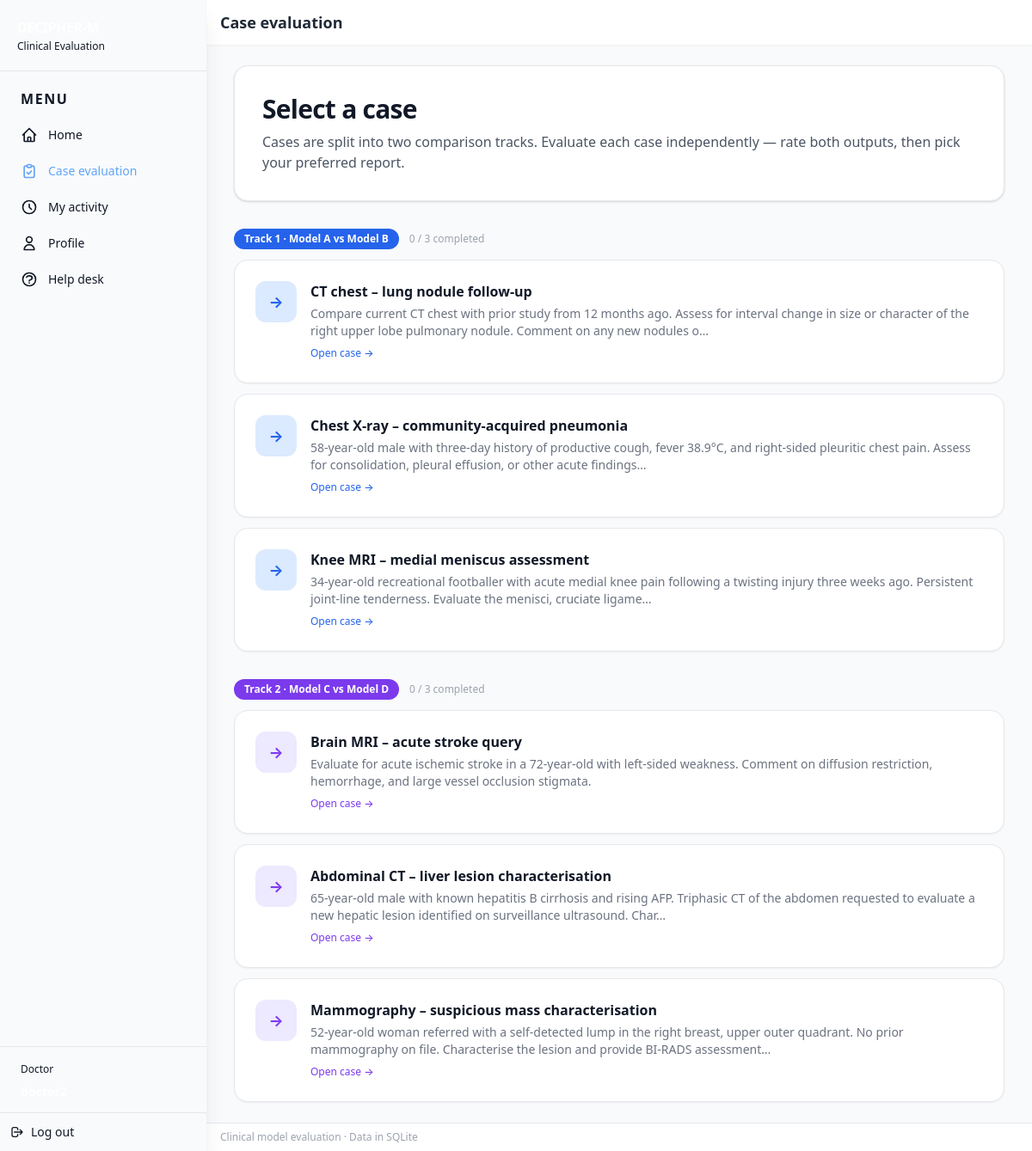
/evaluation (signed in), run on the app's committed database.
### app/models.py (models this page shows)
class User(SQLModel, table=True):
    __tablename__ = "users"
    id: Optional[int] = Field(default=None, primary_key=True)
    username: str = Field(unique=True)
    password_hash: str = Field()
    role: str = Field()  # "doctor" | "admin"
    full_name: Optional[str] = Field(default=None)
    email: Optional[str] = Field(default=None)
    institution: Optional[str] = Field(default=None)
    notes: Optional[str] = Field(default=None)
    created_at: datetime = Field(default_factory=datetime.utcnow)

class Case(SQLModel, table=True):
    id: Optional[int] = Field(default=None, primary_key=True)
    title: str
    clinical_prompt: str = Field(default="")
    modality: str = "text+image"
    outputs: list["ModelOutput"] = Relationship(back_populates="case")

### app/main.py (the view)
@app.get("/evaluation", response_class=HTMLResponse)
def evaluation_list(request: Request, session: SessionDep):
    user = get_current_user(request, session)
    if user is None:
        return RedirectResponse(url="/login?role=doctor", status_code=302)
    completed_cases = request.session.get("completed_cases", [])
    batch_ids: list[int] | None = request.session.get("session_batch_ids")
    if batch_ids is None:
        from .seed import SEED_CASE_COUNT
        template_cases = session.exec(select(Case).order_by(Case.id).limit(SEED_CASE_COUNT)).all()
        batch_ids = [c.id for c in template_cases]
        request.session["session_batch_ids"] = batch_ids
    if batch_ids and all(cid in completed_cases for cid in batch_ids):
        current_round = request.session.get("eval_round", 1)
        new_cases = _generate_new_round(session, current_round + 1)
        request.session["eval_round"] = current_round + 1
        batch_ids = [c.id for c in new_cases]
        request.session["session_batch_ids"] = batch_ids
    cases = (
        session.exec(select(Case).where(Case.id.in_(batch_ids)).order_by(Case.id)).all()
        if batch_ids else []
    )
    round_num = request.session.get("eval_round", 1)
    group_ab: list[dict] = []
    group_cd: list[dict] = []
    for c in cases:
        model_names = {
            o.model_name
            for o in session.exec(select(ModelOutput).where(ModelOutput.case_id == c.id)).all()
        }
        item = {"case": c, "completed": c.id in completed_cases}
        if model_names & {"Model A", "Model B"}:
            group_ab.append(item)
        else:
            group_cd.append(item)
    return templates.TemplateResponse(
        "evaluation_list.html",
        {
            "request": request,
            "current_user": user,
            "group_ab": group_ab,
            "group_cd": group_cd,
            "round_num": round_num,
        },
    )

### app/templates/evaluation_list.html (shortened to what this page needs)
{% extends "base.html" %}
{% block header_title %}Case evaluation{% endblock %}
{% macro case_card(item, accent) %}
{% set c = item.case %}
{% set done = item.completed %}
<a href="/evaluation/cases/{{ c.id }}" class="group block rounded-2xl border shadow-sm transition-all overflow-hidden
  {% if done %}bg-gray-50 border-gray-200 opacity-70 hover:opacity-90
  {% elif accent == 'blue' %}bg-white border-gray-200 hover:shadow-lg hover:border-blue-300
  {% else %}bg-white border-gray-200 hover:shadow-lg hover:border-purple-300{% endif %}">
  <div class="p-5 md:p-6 flex items-start gap-4">
    <span class="flex-shrink-0 w-12 h-12 rounded-xl flex items-center justify-center font-bold text-lg transition-colors
      {% if done %}bg-emerald-100 text-emerald-600
      {% elif accent == 'blue' %}bg-blue-100 text-blue-600 group-hover:bg-blue-200
      {% else %}bg-purple-100 text-purple-600 group-hover:bg-purple-200{% endif %}">
      {% if done %}✓{% else %}→{% endif %}
    </span>
    <div class="min-w-0 flex-1">
      <div class="flex items-center gap-2 flex-wrap">
        <h3 class="text-base font-semibold {% if done %}text-gray-400{% elif accent == 'blue' %}text-gray-900 group-hover:text-blue-700{% else %}text-gray-900 group-hover:text-purple-700{% endif %} transition-colors">
          {{ c.title }}
        </h3>
      </div>
      <p class="text-sm text-gray-500 mt-1">
        {{ (c.clinical_prompt or '')[:180] }}{% if (c.clinical_prompt or '')|length > 180 %}…{% endif %}
      </p>
      {% if not done %}
      <span class="inline-flex items-center gap-1 mt-2 text-xs font-medium
        {% if accent == 'blue' %}text-blue-600 group-hover:text-blue-700{% else %}text-purple-600 group-hover:text-purple-700{% endif %}">
        Open case →
      </span>
      {% endif %}
    </div>
  </div>
</a>
{% endmacro %}
{% block content %}
<div class="max-w-4xl mx-auto space-y-8">
  <div class="bg-white rounded-2xl shadow border border-gray-200 p-6 md:p-8">
    <div class="flex items-center justify-between mb-2">
      <h2 class="text-2xl md:text-3xl font-bold tracking-tight text-gray-900">Select a case</h2>
    </div>
    <p class="text-gray-600 text-sm md:text-base">
      Cases are split into two comparison tracks. Evaluate each case independently — rate both outputs, then pick your preferred report.
    </p>
  </div>
  {% if group_ab %}
  <section>
    <div class="flex items-center gap-3 mb-3">
      <span class="inline-flex items-center gap-2 px-3 py-1 rounded-full text-xs font-bold bg-blue-600 text-white">
        Track 1 · Model A vs Model B
      </span>
      <span class="text-xs text-gray-400">{{ group_ab | selectattr('completed') | list | length }} / {{ group_ab | length }} completed</span>
    </div>
    <div class="grid gap-3">
      {% for item in group_ab %}
        {{ case_card(item, 'blue') }}
      {% endfor %}
    </div>
  </section>
  {% endif %}
  {% if group_cd %}
  <section>
    <div class="flex items-center gap-3 mb-3">
      <span class="inline-flex items-center gap-2 px-3 py-1 rounded-full text-xs font-bold bg-purple-600 text-white">
        Track 2 · Model C vs Model D
      </span>
      <span class="text-xs text-gray-400">{{ group_cd | selectattr('completed') | list | length }} / {{ group_cd | length }} completed</span>
    </div>
    <div class="grid gap-3">
      {% for item in group_cd %}
        {{ case_card(item, 'purple') }}
      {% endfor %}
    </div>
  </section>
  {% endif %}
</div>
{% endblock %}

### app/templates/base.html (shortened to what this page needs)
<!DOCTYPE html>
<html lang="en">
  <head>
    <link
      href="https://cdn.jsdelivr.net/npm/tailwindcss@2.2.19/dist/tailwind.min.css"
      rel="stylesheet"
    />
    <link rel="stylesheet" href="/static/styles.css" />
  </head>
  <body class="bg-gray-50 text-gray-900">
    <div class="min-h-screen flex">
      {% if current_user is defined and current_user %}
      <aside class="w-60 min-h-screen sticky top-0 bg-slate-900 text-slate-100 flex-shrink-0 flex flex-col shadow-xl">
        <div class="p-5 border-b border-slate-700/80">
          <h1 class="font-bold text-base tracking-tight text-white">DECIPHER-M</h1>
          <p class="text-xs text-slate-400 mt-0.5">Clinical Evaluation</p>
        </div>
        <nav class="p-3 flex-1 space-y-0.5">
          <p class="px-3 py-2 text-[11px] font-semibold text-slate-500 uppercase tracking-widest">Menu</p>
          {% if current_user.role == 'admin' %}
          <a href="/admin" class="flex items-center gap-3 px-3 py-2.5 rounded-lg text-sm font-medium transition-colors {% if request.url.path == '/admin' %}bg-slate-800 text-blue-400{% else %}text-slate-300 hover:bg-slate-800 hover:text-blue-400{% endif %}"><svg class="w-5 h-5 flex-shrink-0" fill="none" stroke="currentColor" viewBox="0 0 24 24"><path stroke-linecap="round" stroke-linejoin="round" stroke-width="2" d="M4 6a2 2 0 012-2h2a2 2 0 012 2v2a2 2 0 01-2 2H6a2 2 0 01-2-2V6z"/><path stroke-linecap="round" stroke-linejoin="round" stroke-width="2" d="M14 6a2 2 0 012-2h2a2 2 0 012 2v2a2 2 0 01-2 2h-2a2 2 0 01-2-2V6z"/><path stroke-linecap="round" stroke-linejoin="round" stroke-width="2" d="M4 16a2 2 0 012-2h2a2 2 0 012 2v2a2 2 0 01-2 2H6a2 2 0 01-2-2v-2z"/><path stroke-linecap="round" stroke-linejoin="round" stroke-width="2" d="M14 16a2 2 0 012-2h2a2 2 0 012 2v2a2 2 0 01-2 2h-2a2 2 0 01-2-2v-2z"/></svg>Dashboard</a>
          <a href="/admin/progress" class="flex items-center gap-3 px-3 py-2.5 rounded-lg text-sm font-medium transition-colors {% if request.url.path == '/admin/progress' %}bg-slate-800 text-blue-400{% else %}text-slate-300 hover:bg-slate-800 hover:text-blue-400{% endif %}"><svg class="w-5 h-5 flex-shrink-0" fill="none" stroke="currentColor" viewBox="0 0 24 24"><path stroke-linecap="round" stroke-linejoin="round" stroke-width="2" d="M9 19v-6a2 2 0 00-2-2H5a2 2 0 00-2 2v6a2 2 0 002 2h2a2 2 0 002-2zm0 0V9a2 2 0 012-2h2a2 2 0 012 2v10m-6 0a2 2 0 002 2h2a2 2 0 002-2m0 0V5a2 2 0 012-2h2a2 2 0 012 2v14a2 2 0 01-2 2h-2a2 2 0 01-2-2z"/></svg>Progress</a>
          <a href="/admin/quality" class="flex items-center gap-3 px-3 py-2.5 rounded-lg text-sm font-medium transition-colors {% if request.url.path == '/admin/quality' %}bg-slate-800 text-blue-400{% else %}text-slate-300 hover:bg-slate-800 hover:text-blue-400{% endif %}"><svg class="w-5 h-5 flex-shrink-0" fill="none" stroke="currentColor" viewBox="0 0 24 24"><path stroke-linecap="round" stroke-linejoin="round" stroke-width="2" d="M9 12l2 2 4-4m6 2a9 9 0 11-18 0 9 9 0 0118 0z"/></svg>Data quality</a>
          <a href="/admin/agreement" class="flex items-center gap-3 px-3 py-2.5 rounded-lg text-sm font-medium transition-colors {% if request.url.path == '/admin/agreement' %}bg-slate-800 text-blue-400{% else %}text-slate-300 hover:bg-slate-800 hover:text-blue-400{% endif %}"><svg class="w-5 h-5 flex-shrink-0" fill="none" stroke="currentColor" viewBox="0 0 24 24"><path stroke-linecap="round" stroke-linejoin="round" stroke-width="2" d="M17 20h5v-2a3 3 0 00-5.356-1.857M17 20H7m10 0v-2c0-.656-.126-1.283-.356-1.857M7 20H2v-2a3 3 0 015.356-1.857M7 20v-2c0-.656.126-1.283.356-1.857m0 0a5.002 5.002 0 019.288 0M15 7a3 3 0 11-6 0 3 3 0 016 0zm6 3a2 2 0 11-4 0 2 2 0 014 0zM7 10a2 2 0 11-4 0 2 2 0 014 0z"/></svg>Agreement</a>
          <a href="/admin/roi" class="flex items-center gap-3 px-3 py-2.5 rounded-lg text-sm font-medium transition-colors {% if request.url.path == '/admin/roi' %}bg-slate-800 text-blue-400{% else %}text-slate-300 hover:bg-slate-800 hover:text-blue-400{% endif %}"><svg class="w-5 h-5 flex-shrink-0" fill="none" stroke="currentColor" viewBox="0 0 24 24"><path stroke-linecap="round" stroke-linejoin="round" stroke-width="2" d="M15.232 5.232l3.536 3.536m-2.036-5.036a2.5 2.5 0 113.536 3.536L6.5 21.036H3v-3.572L16.732 3.732z"/></svg>ROI overlap</a>
          <a href="/help/inbox" class="flex items-center gap-3 px-3 py-2.5 rounded-lg text-sm font-medium transition-colors {% if request.url.path.startswith('/help') %}bg-slate-800 text-blue-400{% else %}text-slate-300 hover:bg-slate-800 hover:text-blue-400{% endif %}"><svg class="w-5 h-5 flex-shrink-0" fill="none" stroke="currentColor" viewBox="0 0 24 24"><path stroke-linecap="round" stroke-linejoin="round" stroke-width="2" d="M8.228 9c.549-1.165 2.03-2 3.772-2 2.21 0 4 1.343 4 3 0 1.4-1.278 2.575-3.006 2.907-.542.104-.994.54-.994 1.093m0 3h.01M21 12a9 9 0 11-18 0 9 9 0 0118 0z"/></svg>Help desk</a>
          <a href="/admin/models" class="flex items-center gap-3 px-3 py-2.5 rounded-lg text-sm font-medium transition-colors {% if request.url.path == '/admin/models' %}bg-slate-800 text-blue-400{% else %}text-slate-300 hover:bg-slate-800 hover:text-blue-400{% endif %}"><svg class="w-5 h-5 flex-shrink-0" fill="none" stroke="currentColor" viewBox="0 0 24 24"><path stroke-linecap="round" stroke-linejoin="round" stroke-width="2" d="M20 7l-8 4-8-4m16 0l-8 4m8-4v10l-8 4m0-10L4 7m8 4v10M4 7v10l8 4"/></svg>Model management</a>
          {% else %}
          <a href="/home" class="flex items-center gap-3 px-3 py-2.5 rounded-lg text-sm font-medium transition-colors {% if request.url.path == '/home' %}bg-slate-800 text-blue-400{% else %}text-slate-300 hover:bg-slate-800 hover:text-blue-400{% endif %}"><svg class="w-5 h-5 flex-shrink-0" fill="none" stroke="currentColor" viewBox="0 0 24 24"><path stroke-linecap="round" stroke-linejoin="round" stroke-width="2" d="M3 12l2-2m0 0l7-7 7 7M5 10v10a1 1 0 001 1h3m10-11l2 2m-2-2v10a1 1 0 01-1 1h-3m-6 0a1 1 0 001-1v-4a1 1 0 011-1h2a1 1 0 011 1v4a1 1 0 001 1m-6 0h6"/></svg>Home</a>
          <a href="/evaluation" class="flex items-center gap-3 px-3 py-2.5 rounded-lg text-sm font-medium transition-colors {% if request.url.path.startswith('/evaluation') %}bg-slate-800 text-blue-400{% else %}text-slate-300 hover:bg-slate-800 hover:text-blue-400{% endif %}"><svg class="w-5 h-5 flex-shrink-0" fill="none" stroke="currentColor" viewBox="0 0 24 24"><path stroke-linecap="round" stroke-linejoin="round" stroke-width="2" d="M9 5H7a2 2 0 00-2 2v12a2 2 0 002 2h10a2 2 0 002-2V7a2 2 0 00-2-2h-2M9 5a2 2 0 002 2h2a2 2 0 002-2M9 5a2 2 0 012-2h2a2 2 0 012 2m-6 9l2 2 4-4"/></svg>Case evaluation</a>
          <a href="/activity" class="flex items-center gap-3 px-3 py-2.5 rounded-lg text-sm font-medium transition-colors {% if request.url.path == '/activity' %}bg-slate-800 text-blue-400{% else %}text-slate-300 hover:bg-slate-800 hover:text-blue-400{% endif %}"><svg class="w-5 h-5 flex-shrink-0" fill="none" stroke="currentColor" viewBox="0 0 24 24"><path stroke-linecap="round" stroke-linejoin="round" stroke-width="2" d="M12 8v4l3 3m6-3a9 9 0 11-18 0 9 9 0 0118 0z"/></svg>My activity</a>
          <a href="/profile" class="flex items-center gap-3 px-3 py-2.5 rounded-lg text-sm font-medium transition-colors {% if request.url.path == '/profile' %}bg-slate-800 text-blue-400{% else %}text-slate-300 hover:bg-slate-800 hover:text-blue-400{% endif %}"><svg class="w-5 h-5 flex-shrink-0" fill="none" stroke="currentColor" viewBox="0 0 24 24"><path stroke-linecap="round" stroke-linejoin="round" stroke-width="2" d="M16 7a4 4 0 11-8 0 4 4 0 018 0zM12 14a7 7 0 00-7 7h14a7 7 0 00-7-7z"/></svg>Profile</a>
          <a href="/help" class="flex items-center gap-3 px-3 py-2.5 rounded-lg text-sm font-medium transition-colors {% if request.url.path.startswith('/help') %}bg-slate-800 text-blue-400{% else %}text-slate-300 hover:bg-slate-800 hover:text-blue-400{% endif %}">Help desk</a>
          {% endif %}
        </nav>
        <div class="p-3 border-t border-slate-700/80">
          <p class="px-3 py-1.5 text-xs font-medium text-slate-500">{{ 'Admin' if current_user.role == 'admin' else 'Doctor' }}</p>
          <p class="px-3 py-0.5 text-sm font-semibold text-white">{{ current_user.username }}</p>
        </div>
        <a href="/logout" class="flex items-center gap-2 p-3 text-sm font-medium text-slate-400 hover:bg-slate-800 hover:text-blue-400 border-t border-slate-700/80 transition-colors"><svg class="w-4 h-4 flex-shrink-0" fill="none" stroke="currentColor" viewBox="0 0 24 24"><path stroke-linecap="round" stroke-linejoin="round" stroke-width="2" d="M17 16l4-4m0 0l-4-4m4 4H7m6 4v1a3 3 0 01-3 3H6a3 3 0 01-3-3V7a3 3 0 013-3h4a3 3 0 013 3v1"/></svg>Log out</a>
      </aside>
      {% endif %}
      <div class="flex-1 flex flex-col min-w-0">
        {% if current_user is defined and current_user %}
        <header class="bg-white shadow-sm py-3 px-4">
          <div class="max-w-5xl mx-auto flex items-center justify-between">
            <h2 class="text-lg font-semibold text-gray-800">{% block header_title %}Clinical Evaluation{% endblock %}</h2>
          </div>
        </header>
        {% endif %}
        <main class="flex-1 py-6 px-4 sm:px-6 lg:px-8">
          <div class="max-w-5xl mx-auto">
            {% block content %}{% endblock %}
          </div>
        </main>
        <footer class="bg-white border-t py-2 px-4 text-xs text-gray-400">
          Clinical model evaluation · Data in SQLite
        </footer>
      </div>
    </div>
  </body>
</html>

### app/static/styles.css (style rules this page uses)
body { -webkit-font-smoothing: antialiased; }

### data on the page
User: role "Doctor"
Case: title "CT chest – lung nodule follow-up", clinical_prompt "Compare current CT chest with prior study from 12 months ago. Assess for interval change in size or character of the right upper lobe pulmonary nodule. Comment on any new nodules o"
Case: title "Chest X-ray – community-acquired pneumonia", clinical_prompt "58-year-old male with three-day history of productive cough, fever 38.9°C, and right-sided pleuritic chest pain. Assess for consolidation, pleural effusion, or other acute findings"
Case: title "Knee MRI – medial meniscus assessment", clinical_prompt "34-year-old recreational footballer with acute medial knee pain following a twisting injury three weeks ago. Persistent joint-line tenderness. Evaluate the menisci, cruciate ligame"
Case: title "Brain MRI – acute stroke query", clinical_prompt "Evaluate for acute ischemic stroke in a 72-year-old with left-sided weakness. Comment on diffusion restriction, hemorrhage, and large vessel occlusion stigmata."
Case: title "Abdominal CT – liver lesion characterisation", clinical_prompt "65-year-old male with known hepatitis B cirrhosis and rising AFP. Triphasic CT of the abdomen requested to evaluate a new hepatic lesion identified on surveillance ultrasound. Char"
Case: title "Mammography – suspicious mass characterisation", clinical_prompt "52-year-old woman referred with a self-detected lump in the right breast, upper outer quadrant. No prior mammography on file. Characterise the lesion and provide BI-RADS assessment"

### other printed values
{{ group_ab | selectattr('completed') | list | length }} "0"
{{ group_ab | length }} "3"
{{ group_cd | selectattr('completed') | list | length }} "0"
{{ group_cd | length }} "3"
